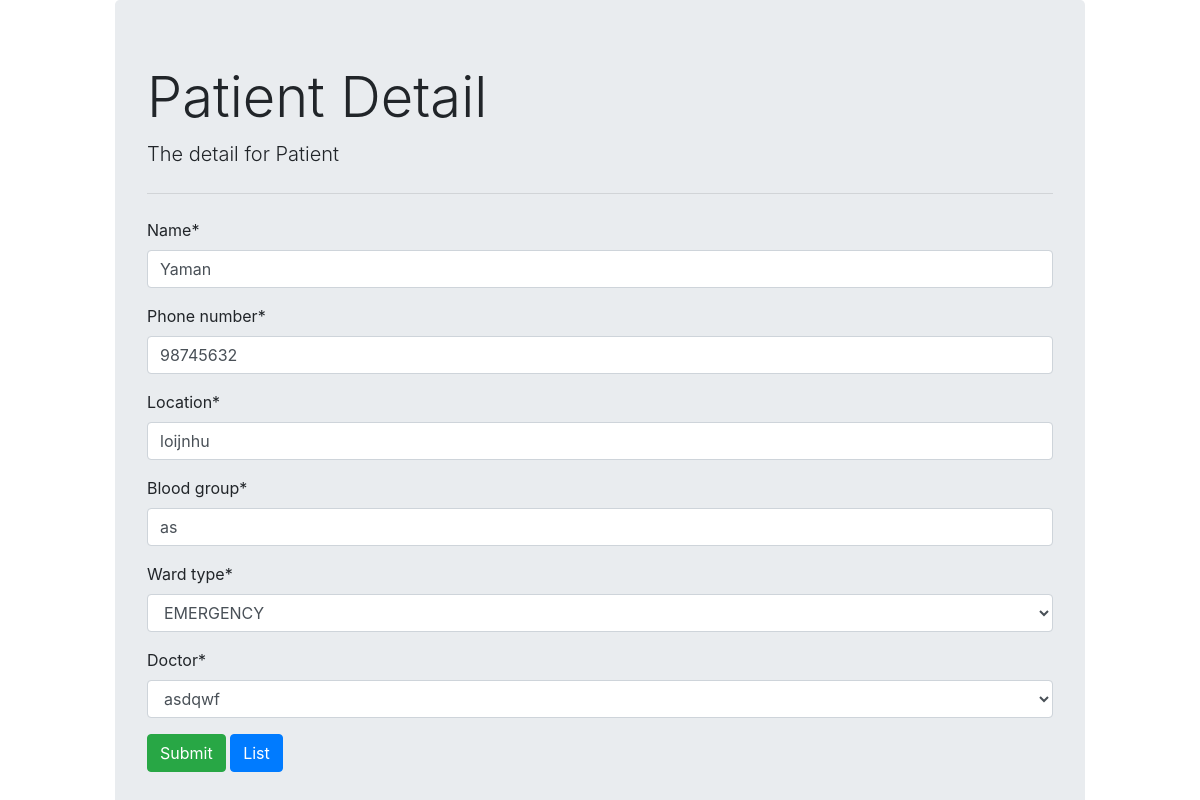
Page /2/ on the committed database.
### patient/models.py (models this page shows, shortened)
class detail(models.Model):
    name = models.CharField(max_length = 100)
    phone_number = models.IntegerField()
    blood_group = models.CharField(max_length=3)
    location = models.CharField(max_length=100)
    ward_type = models.ForeignKey(ward,on_delete=models.CASCADE)
    doctor = models.ForeignKey(DoctorDetail,on_delete=models.CASCADE)

### doctor/models.py (models this page shows)
class DoctorDetail(models.Model):
    name = models.CharField(max_length=100)
    location= models.CharField(max_length=100)
    phone_number=models.IntegerField()
    def __str__(self):
        return self.name

### patient/views.py (the view, shortened to what this page needs)
# urls.py: path('<int:id>/',views.form_patient, name='update'),
def form_patient(request, id=0):
    if request.method == "GET":
        if id == 0:
            form = PatientForm()
        else:
            patient = detail.objects.get(pk=id)
            form = PatientForm(instance = patient)
        return render(request,'index.html',{'form':form})

### patient/forms.py (shortened to what this page needs)
class PatientForm(forms.ModelForm):
    class Meta:
        model = detail
        fields =('name','phone_number','location','blood_group','ward_type','doctor')

### patient/models.py (called while the page is built)
    def __str__(self):
        return self.ward_room

### patient/templates/index.html (shortened to what this page needs)
{% extends "base.html" %}
{% load crispy_forms_tags  %}
{% block content %}
<form action="" method="POST" autocomplete="off" >
    {{form|crispy}}
<button class="btn btn-success" type="submit">Submit</button>
<a href="{% url 'list' %}" class="btn btn-primary">List</a>
</form>
{% endblock content %}

### rows in the picture
detail: name "Yaman", phone_number "98745632", location "loijnhu", blood_group "as", ward_type "EMERGENCY", doctor "asdqwf"
